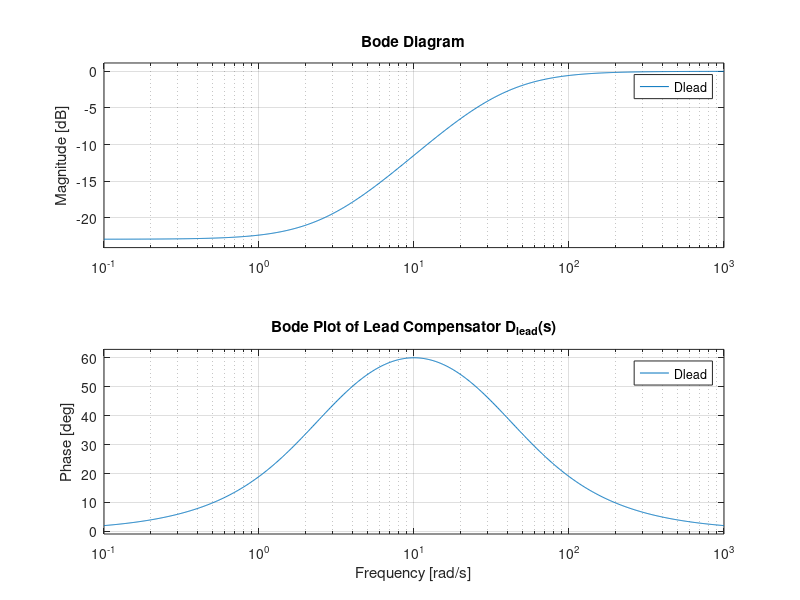
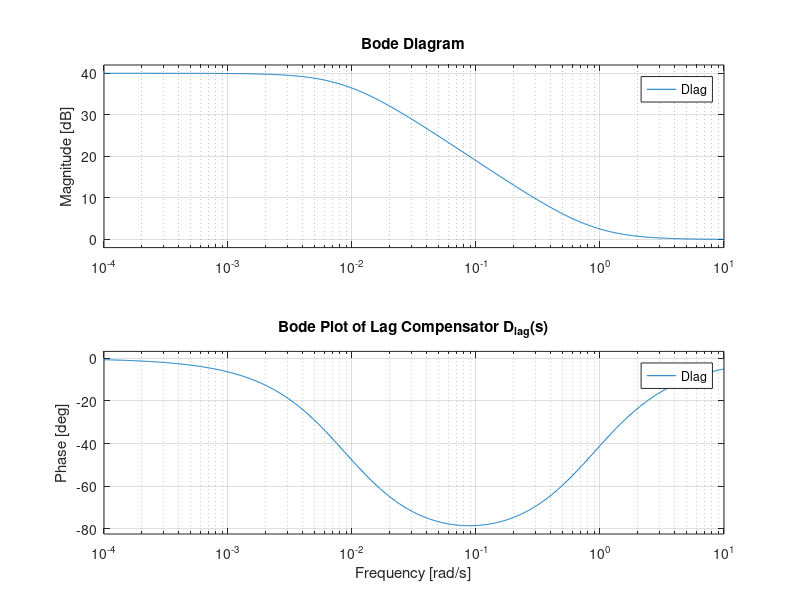
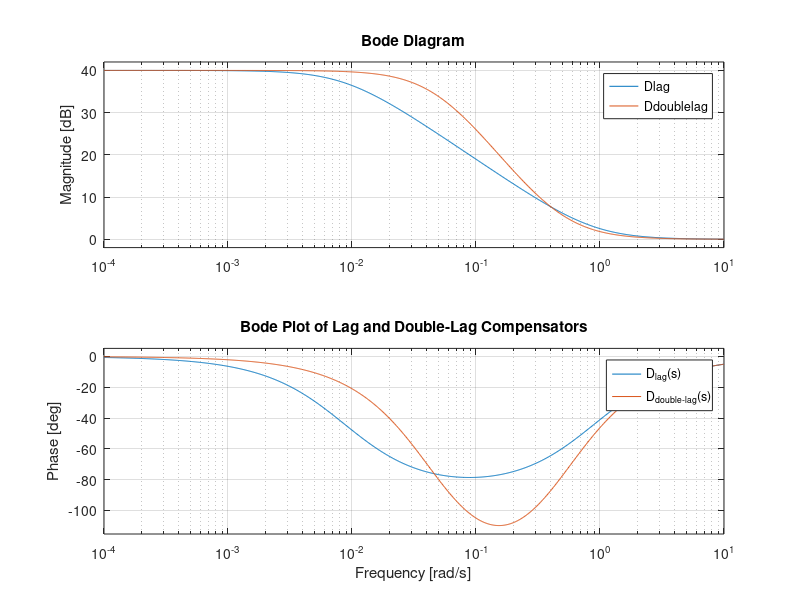

The MATLAB source for these figures, in order: (Note: this script raises an error after producing the figures.)
% MAE 143B HW 1

%% Problem 1

s = tf('s');

wg = 10;
alpha = 14; % estimated from Figure 10.17c

z = wg/sqrt(alpha);
p = wg*sqrt(alpha);

Dlead = (s + z)/(s + p);

figure
bode(Dlead)
grid on
title('Bode Plot of Lead Compensator D_{lead}(s)')

%% Problem 2a


s = tf('s');

z2a = 0.885;
p2a = 0.00885;

Dlag = (s + z2a)/(s + p2a);

figure
bode(Dlag)
grid on
title('Bode Plot of Lag Compensator D_{lag}(s)')

%% Problem 2b

s = tf('s');

z2b = 0.485;
p2b = 0.0485;

Ddoublelag = ((s + z2b)/(s + p2b))^2;

figure
bode(Dlag, Ddoublelag)
grid on
legend('D_{lag}(s)','D_{double-lag}(s)')
title('Bode Plot of Lag and Double-Lag Compensators')

%% Problem 3a

wg = 10;
phase_desired = -5;

wc = 100;       % initial guess

for k = 1:10000 % iteration to find wc

    DLPF4 = RR_LPF_butterworth(4,wc);

    Dwg = RR_evaluate(DLPF4,1i*wg);

    phase = angle(Dwg)*180/pi;

    if abs(phase - phase_desired) < 0.001
        break
    end

    if phase < phase_desired
        wc = wc + 0.1;
    else
        wc = wc - 0.1;
    end
end

figure
RR_bode(DLPF4)
title('4th-Order Butterworth Low-Pass Filter')

%% Problem 3b

wg = 10;
delta = 0.001;
phase_desired = -5;

wc = 500;       % initial guess

for k = 1:10000

    Dinv = RR_LPF_inv_chebyshev(4,delta,wc);

    Dwg = RR_evaluate(Dinv,1i*wg);

    phase = angle(Dwg)*180/pi;

    if abs(phase - phase_desired) < 0.001
        break
    end

    if phase < phase_desired
        wc = wc + 0.1;
    else
        wc = wc - 0.1;
    end
end

figure
RR_bode(DLPF4)
RR_bode(Dinv)
legend('Butterworth','Inverse Chebyshev')
title('4th-Order Inverse Chebyshev Filter')

Rs = -20*log10(delta);

[num,den] = cheby2(4,Rs,wc,'s');

Dinv = tf(num,den)

%% Problem 4b

s = tf('s');

z_lead = 2.672;
p_lead = 37.416;

D_lead = (s + z_lead)/(s + p_lead);

z_lag = 0.485;
p_lag = 0.0485;

D_doublelag = ((s + z_lag)/(s + p_lag))^2;

num_inv = [0.001 0 7666 0 7.346e9];
den_inv = [1 758.1 2.874e5 6.41e7 7.346e9];

D_inv = tf(num_inv,den_inv);

% CT loop-shaping controller without K
Dloop_noK = D_lead * D_doublelag * D_inv;

disp('Continuous-time controller without K:')
Dloop_noK


% Tustin with prewarping

h = 0.001;
wg = 10;

opts = c2dOptions('Method','tustin', ...
    'PrewarpFrequency',wg);

Dz = c2d(Dloop_noK,h,opts);

disp('Discrete-time controller without K:')
Dz


% Extract numerator and denominator coefficients

[numz,denz] = tfdata(Dz,'v');

% Normalize so first denominator coefficient = 1
numz = numz/denz(1);
denz = denz/denz(1);

% Difference equation coefficients
b = numz;
a = denz(2:end);


% Print to 4 significant digits

fprintf('\n--- a coefficients ---\n')
for j = 1:length(a)
    fprintf('a%d = %.4g\n',j,a(j));
end

fprintf('\n--- b coefficients ---\n')
for j = 1:length(b)
    fprintf('b%d = %.4g\n',j-1,b(j));
end

%% Problem 5a

G = RR_tf(100,[1 0 -100]);

z = 10;
p = 20;

Dsimple0 = RR_tf([1 z],[1 p]);
Dsimple0

g.K = logspace(-2,2,1000);
g.axes = [-30 15 -20 20];

figure
RR_rlocus(G,Dsimple0,g)

hold on

% Desired poles from tr = 0.18 and Mp = 15%
sd1 = -5 + 1i*8.6603;
sd2 = -5 - 1i*8.6603;

plot(real(sd1),imag(sd1),'rx','MarkerSize',10,'LineWidth',2)
plot(real(sd2),imag(sd2),'rx','MarkerSize',10,'LineWidth',2)

title('Root Locus for D_{simple}(s)')

%% Problem 5b
s = tf('s');

G = 100/(s^2 - 100);

Dsimple = 3*(s + 10)/(s + 20);

Dlead = (s + 2.672)/(s + 37.416);

Ddoublelag = ((s + 0.485)/(s + 0.0485))^2;

num_inv = [0.001 0 7666 0 7.346e9];
den_inv = [1 758.1 2.874e5 6.41e7 7.346e9];

Dinv = tf(num_inv,den_inv);

Dloop_noK = Dlead*Ddoublelag*Dinv;

wg = 10;

L0_wg = evalfr(G*Dloop_noK,1i*wg);

K = 1/abs(L0_wg);

fprintf('K = %.6f\n',K)

Dloop = K*Dloop_noK;

Lsimple = G*Dsimple;
Lloop = G*Dloop;

figure
rlocus(G*((s+10)/(s+20)))
grid on
title('Root Locus - Simple Lead Controller')

figure
rlocus(G*Dloop_noK)
grid on
title('Root Locus - Loop Shaping Controller')

figure
bode(Lsimple,Lloop)
grid on
legend('Simple Lead','Loop Shaping')
title('Open-Loop Bode Plots')

Tsimple = feedback(Lsimple,1);
Tloop = feedback(Lloop,1);

figure
step(Tsimple,Tloop)
grid on
legend('Simple Lead','Loop Shaping')
title('Closed-Loop Step Responses')

[mag,phase] = bode(Lloop,wg);

mag = squeeze(mag);
phase = squeeze(phase);

fprintf('Loop-shaping magnitude at wg = %.6f\n',mag)
fprintf('Loop-shaping phase at wg = %.4f deg\n',phase)
fprintf('Approximate phase margin = %.4f deg\n',180 + phase)

info_simple = stepinfo(Tsimple);
info_loop = stepinfo(Tloop);

disp('Simple Lead Step Response:')
disp(info_simple)

disp('Loop Shaping Step Response:')
disp(info_loop)
